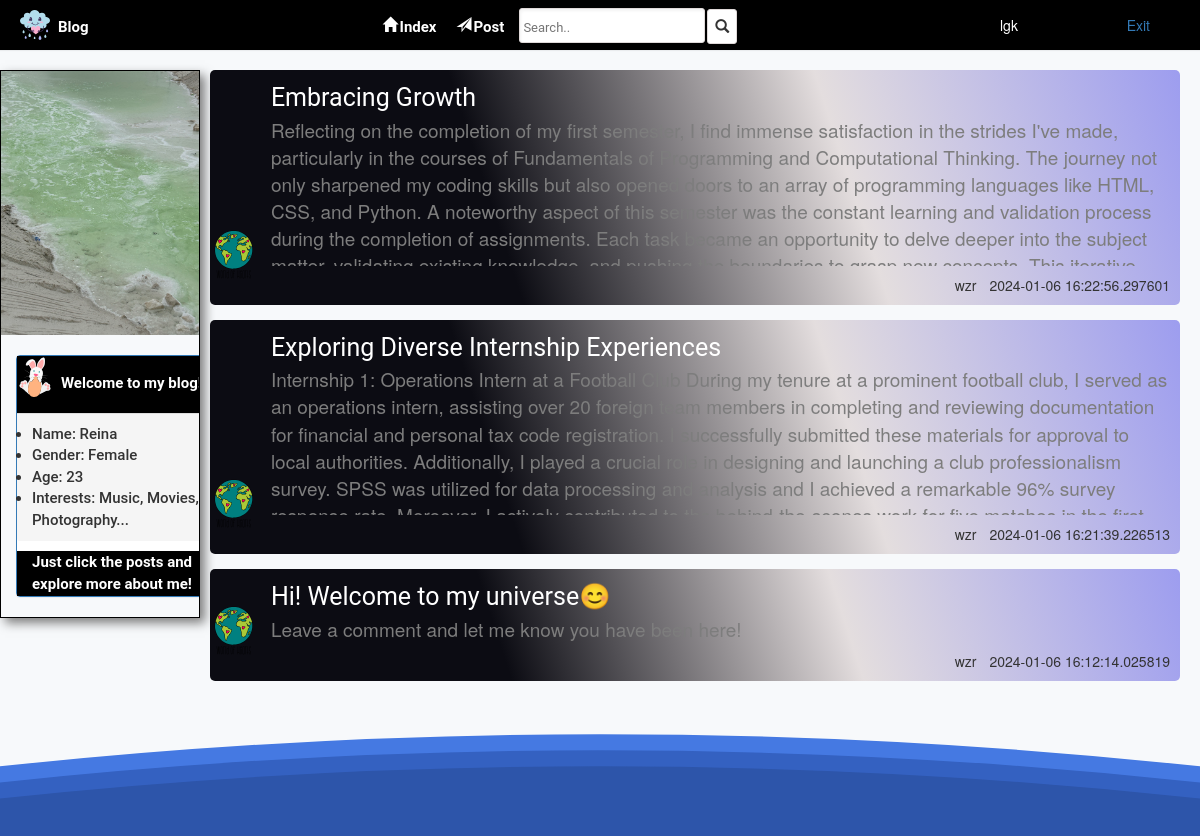
Screenshot of / (signed in) with the database file from the repository.
### models.py (models this page shows)
class UserModel(db.Model):
    __tablename__ = "user"
    id = db.Column(db.Integer, primary_key=True, autoincrement=True)
    username = db.Column(db.String(100), nullable=False)
    password = db.Column(db.String(255), nullable=False)
    email = db.Column(db.String(100), nullable=False, unique=True)
    join_time = db.Column(db.DateTime, default=datetime.now())

class PostModel(db.Model):
    __tablename__ = "post"
    id = db.Column(db.Integer, primary_key=True, autoincrement=True)
    title = db.Column(db.String(100), nullable=False)
    content = db.Column(db.Text, nullable=False)
    create_time = db.Column(db.DateTime, default=datetime.now)
    author_id = db.Column(db.Integer, db.ForeignKey("user.id"))
    author = db.relationship(UserModel, backref="posts")

### blueprints/qa.py (the view)
@bp.route("/")
def index():
    posts = PostModel.query.order_by(PostModel.create_time.desc()).all()
    return render_template("index.html", posts=posts)

### app.py (called while the page is built)
@app.before_request
def my_before_request():
    user_id = session.get("user_id")
    if user_id:
        user = UserModel.query.get(user_id)
        setattr(g, "user", user)
    else:
        setattr(g, "user", None)

@app.context_processor
def my_context_processor():
    return {"user": g.user}

### templates/index.html (shortened to what this page needs)
{% extends "base.html" %}
{% block header %}
    <link rel="stylesheet" href="https://cdn.jsdelivr.net/npm/bootstrap@3.4.1/dist/css/bootstrap.min.css">
    <link rel="stylesheet" href="../static/css/login-css.css">
    <link rel="stylesheet" href="../static/index-css.css">
{% endblock %}
{% block body %}
 <div class="row">
     <div class="col-md-2">
         <div class="TV">
             <div class="screen">
                 <img src="static/pics/pic3.jpg" alt="">
             </div>
         </div>
             <div class="panel panel-primary" id="notice">
  <div class="panel-body">
      <img src="static/easterbunny.svg" class="bunny" alt="">
      <span class="welcome">Welcome to my blog!</span>
  </div>
  <ul class="panel-footer">
      <li>Name: Reina</li>
      <li>Gender: Female</li>
      <li>Age: 23</li>
      <li>Interests: Music, Movies, Photography...</li>
  </ul>
        <div class="slogan-box"> <span class="slogan">Just click the posts and explore more about me!</span></div>
</div>
     </div>
     <div class="col-md-10">
         <ul class="post-ul">
             {% for post in posts %}
             <li class="each-post">
                 <div class="side">
                     <img class="side-icon" alt="" src="{{ url_for('static',filename='world of hearts 2.svg') }}">
                 </div>
                 <div class="post-main">
                     <div class="post-title"><a class="title-word" title="" href="{{ url_for('qa.qa_detail', ep_id=post.id) }}">{{ post.title }}</a></div>
                     <div class="post-content"><a class="content-word" title="" href="#">{{ post.content }}</a></div>
                     <div class="post-detail">
                         <span class="post-author">{{ post.author.username }}</span>
                         <span class="post-time">{{ post.create_time }}</span>
                     </div>
                 </div>
             </li>
             {% endfor %}
         </ul>
     </div>
 </div>
</div>
<div class="wiiuii_layout">
</div>
{% endblock %}

### templates/base.html (shortened to what this page needs)
<!DOCTYPE html>
<html lang="en">
<head>
    <link rel="stylesheet" href="../static/header.css">
    {% block header %} {% endblock %}
</head>
<body>
    <div class="header">
        <div class="left-section">
            <img class="blog-img" alt="" src="{{ url_for('static', filename='cloud.svg') }}">
           <a href="" class="left-text">Blog</a>
        </div>
        <div class="middle-section">
            <a class="index" href="{{ url_for('qa.index') }}"> <span class="glyphicon glyphicon-home" style="margin-right: 2px"></span>Index</a>
            <a class="post" href="{{ url_for('qa.add_post') }}"> <span class="glyphicon glyphicon-send" style="margin-right: 2px"></span>Post</a>
            <form method="get" action="{{ url_for('qa.search') }}">
                <input class="search-bar" type="search" placeholder="Search.." name="q">
                <button  class="glyphicon glyphicon-search" id="search-button" type="submit"></button>
            </form>
        </div>
        <ul class="right-section">
            {% if user %}
                <li class="login"> <span>{{ user.username }}</span> </li>
                <li class="register"> <a href="{{ url_for('auth.logout') }}">Exit</a></li>
            {% else %}
                <li class="login"><span class="glyphicon glyphicon-globe"><a class="login-text" href="{{ url_for('auth.login') }}">Login</a></span></li>
                <li class="register"><span class="glyphicon glyphicon-tree-deciduous"><a  class="register-text" href="{{ url_for('auth.register') }}">Register</a></span></li>
            {% endif %}
        </ul>
    </div>
    <div class="container-fluid">
        {% block body %}{% endblock %}
</body>
</html>

### static/header.css (style rules this page uses)
* { margin: 0; padding: 0; }
.header { display: flex; height: 50px; width: 100%; flex-direction: row; justify-content: space-between; background-color: black; box-shadow: 0 1px 1px rgba(0,0,0,0.05); }
.blog-img { display: inline-block; width: 30px; margin-left: 20px; }
.left-section { width: 180px; display:flex; align-items: center; }
.left-text { display: inline-block; font-family: Roboto, Arial, serif; font-size: 15px; font-weight: 600; margin-top: 5px; margin-left: 8px; color: white; text-decoration: none; }
.middle-section { flex: 1; margin-right: 45px; margin-left: 30px; max-width: 400px; display: flex; align-items: center; }
.index { display: flex; margin-right: 20px; color: white; margin-top: 5px; font-size: 15px; font-family: Roboto,Arial; font-weight: 600; }
.post { margin-top: 5px; display: flex; margin-right: 15px; color: white; font-size: 15px; font-family: Roboto,Arial; font-weight: 600; }
.search-bar { flex:1; height: 35px; padding-left: 3px; font-size: 15px; border-width: 1px; border-color: rgb(223, 217, 217); border-style: solid; border-radius: 3px; box-shadow: inset 1px 2px 3px rgba(0,0,0,0.05) ; }
.search-bar::placeholder { font-family: Roboto,Arial; font-size: 13px; }
#search-button { width: 30px; height: 35px; background-color: white; border-width: 1px; border-color: rgb(223, 217, 217); border-style: solid; border-radius: 3px; margin-left: -2px; margin-top: 1px; padding-bottom: 1px; }
.right-section { width: 150px; display: flex; align-items: center; justify-content: space-between; margin-right: 50px; flex-shrink: 0; margin-top: 10px; }
.login { list-style: none; color: white; }
.register { list-style: none; color: white; }

### static/css/login-css.css (style rules this page uses)
body { background-color: #f7f9fb; }

### static/index-css.css (style rules this page uses)
a { text-decoration: none; }
.side { display: inline-block; }
.col-md-2 { position: relative; overflow: hidden; border: 1px solid black; margin-top: 20px; padding: 0; box-shadow: 5px 5px 10px #7d7d7d; }
.col-md-2 .TV { width: 100%; }
.col-md-2 .TV .screen { display: flex; animation: imageAnimation 20s linear infinite; }
.col-md-2 .TV .screen img { width: 100%; height: auto; flex-shrink: 0; object-fit: cover; }
.post-ul { list-style-type:none; padding: 5px; margin: 0; }
.col-md-10 { padding-left: 5px; }
.side-icon { width: 50px; height: 85px; display: inline-block; }
.post-main { display: inline-block; margin-left: 7px; }
.post-title { display: inline-block; padding-top: 10px; }
.title-word { font-family:Roboto,Arial ; color: white; text-decoration: none; font-size: 25px; }
.post-content { display: block; max-height: 150px; max-width: 900px; overflow: hidden; text-overflow: ellipsis; }
.content-word { color: #7d7d7d; text-decoration: none; font-size: 19px; }
li { position: relative; }
.post-detail { position: absolute; bottom: 0; right: 0; padding: 10px; display: block; }
.post-author { padding-right: 9px; }
.each-post { border-radius: 5px; margin-top: 15px; background:linear-gradient(.20turn, rgb(12, 12, 19) 30%, rgba(218, 208, 208, 0.67),rgb(157,157,239)) }
#notice { width: 210px; margin-top: 20px; margin-left: 15px; }
.panel-body { padding: 0; }
.bunny { width: 40px; }
.welcome { font-family: Roboto,Arial; font-weight: 600; font-size: 15px; color: white; }
.panel-footer li { font-family: Roboto,Arial; font-weight: 520; font-size: 15px; }
.slogan { font-family: Roboto,Arial; font-weight: 600; font-size: 15px; color: white; }
.slogan-box { padding-left: 15px; background-color: black; }
.panel-body { background-color: black; }

### templates/index.html (style rules this page uses)
.wiiuii_layout { width: 100%; height: 150px; position: relative; overflow: hidden; line-height: 0; }
.editorial { position: absolute; bottom: 0; left: 0; width: 200%; height: 100%; }

### rows the page displays
UserModel: username "lgk"
PostModel: title "Embracing Growth", content "Reflecting on the completion of my first semester, I find immense satisfaction in the strides I've made, particularly in the courses of Fundamentals of Programming and Computational Thinking. The journey not only sharpened my coding skills but also opened doors to an array of programming languages like HTML, CSS, and Python. A noteworthy aspect of this semester was the constant learning and validation process during the completion of assignments. Each task became an opportunity to delve deeper into the subject…", author.username "wzr", create_time "2024-01-06 16:22:56.297601"
PostModel: title "Exploring Diverse Internship Experiences", content "Internship 1: Operations Intern at a Football Club During my tenure at a prominent football club, I served as an operations intern, assisting over 20 foreign team members in completing and reviewing documentation for financial and personal tax code registration. I successfully submitted these materials for approval to local authorities. Additionally, I played a crucial role in designing and launching a club professionalism survey. SPSS was utilized for data processing and analysis and I achieved a remarkable 96% survey…", author.username "wzr", create_time "2024-01-06 16:21:39.226513"
PostModel: title "Hi! Welcome to my universe😊", content "Leave a comment and let me know you have been here!", author.username "wzr", create_time "2024-01-06 16:12:14.025819"
